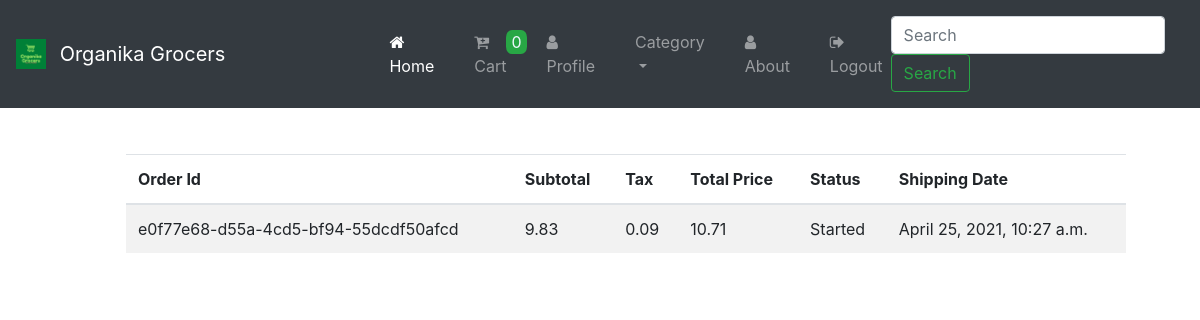
/showOrders (signed in), run on an earlier commit of the app's database.
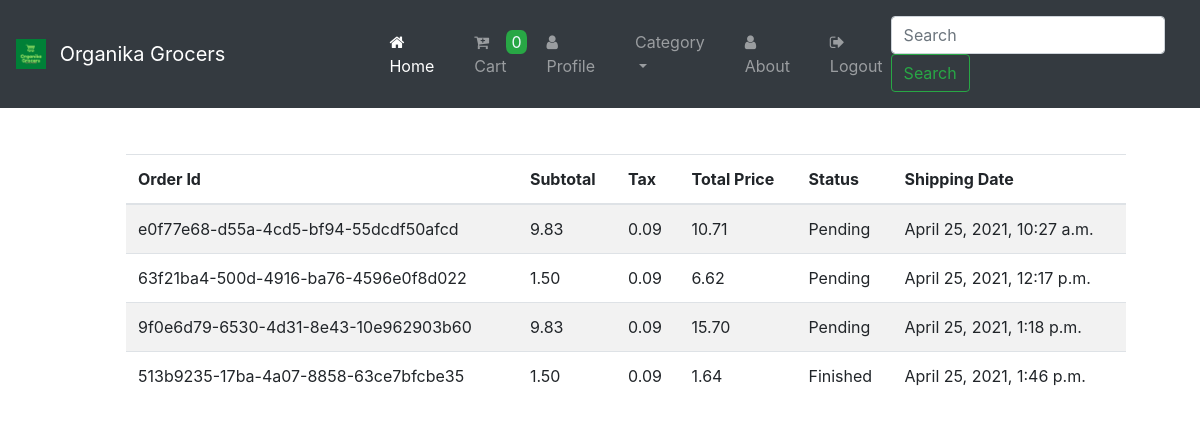
And on a later commit of the database.
### orders/models.py (models this page shows, shortened)
class Order(models.Model):
    user = models.ForeignKey(settings.AUTH_USER_MODEL, on_delete= models.CASCADE)# total price with tax
    subTotal = models.DecimalField(max_digits=1000, decimal_places=2, default=0.00) #  total price without tax
    taxTotal = models.DecimalField(max_digits=1000, decimal_places=2, default=0.09) #  tax price
    finalTotal = models.DecimalField(max_digits=1000, decimal_places=2, default=0.00) #  final total
    cart = models.ForeignKey(Cart, on_delete=models.CASCADE)
    order_id =  models.UUIDField(primary_key=True, default=uuid.uuid4, editable=False)
    status = models.CharField(max_length=120, choices=STATUS_CHOICES, default="Started")
    start_date  = models.DateTimeField(auto_now=False, auto_now_add=True)
    ordered_date = models.DateTimeField(auto_now=True, auto_now_add=False) #last day of updating the cart that means checkout date
    shipping_date = models.DateField(null = True, blank=True)
    shipping_price = models.DecimalField(max_digits=100, decimal_places=2, default= 0.00)

### orders/views.py (the view)
# urls.py: path('showOrders', showOrders , name='showOrders'),
def showOrders(request):
    order = Order.objects.filter(user=request.user)
    context = {'order': order,'empty': False }
    template = 'orders/orders.html'
    return render(request, template, context)

### ecommerce/templates/orders/orders.html (shortened to what this page needs)
{% extends 'html/nav.html' %} {% block content %} {% load static %}
<head>
    <link rel="stylesheet" href="{% static 'assests/cart.css' %}">
</head>
<body>
<div class="container">
    <div class="row">
        {% if empty == False %}
        <div>
            <div class="table-responsive">
                <table class="table table-striped">
                    <thead>
                    <tr>
                        <th scope="col">Order Id</th>
                        <th scope="col">Subtotal</th>
                        <th scope="col">Tax</th>
                        <th scope="col">Total Price</th>
                        <th scope="col">Status</th>
                        <th scope="col">Shipping Date</th>
                    </thead>
                    <tbody>
                    {% for item in order.all %}
                    <tr>
                        <td>{{ item.order_id }}</td>
                        <td>{{ item.subTotal }}</td>
                        <td>{{ item.taxTotal}}</td>
                        <td>{{ item.finalTotal}}</td>
                        <td>{{ item.status}}</td>
                        <td>{{ item.start_date}}</td>
                    </tr>
                    {% endfor %}
                    </tbody>
                </table>
            </div>
        </div>
    </div>
    {% else %}
    {% comment %} If the cart is none item {% endcomment %}
    <div class="empty-cart" style="margin-left: 100px">
        <h3>No orders yet</h3>
    </div>
    {% endif %}
</div>
</body>
{% endblock content %}

### ecommerce/templates/html/nav.html (shortened to what this page needs)
<!DOCTYPE html>
{% load static %}
<html>
<head>
    <link
            rel="stylesheet"
            href="https://maxcdn.bootstrapcdn.com/bootstrap/4.0.0/css/bootstrap.min.css"
    />
    <link
            rel="stylesheet"
            href="https://maxcdn.bootstrapcdn.com/bootstrap/4.0.0/css/bootstrap.min.css"
    />
    <link rel="stylesheet" href="https://cdnjs.cloudflare.com/ajax/libs/font-awesome/4.7.0/css/font-awesome.min.css">
    <link rel="stylesheet" href="{% static 'assests/nav.css' %}"/>
</head>
<body>
<nav class="navbar navbar-expand-lg navbar-dark bg-dark py-3">
    <a class="navbar-brand" href="#"><img id="brand" src="{% static 'images/logo1.png' %}" width="30" height="30"
                                          class="d-inline-block align-top mr-2" alt=""/>
        Organika Grocers</a>
    <div class="collapse navbar-collapse" id="navbarSupportedContent">
        <ul class="navbar-nav mr-auto">
            <li class="nav-item active" style="margin-left: 140px">
                <a class="nav-link" href="{% url 'homeMain' %}"><i class="fa fa-home mr-1"></i>Home </a>
            </li>
            {% if not user.is_authenticated %}
                <li class="nav-item ml-4">
                    <a class="nav-link" href="{% url 'register' %}"><i class="fa fa-shopping-cart mr-1"></i>Register</a>
                </li>
                <li class="nav-item ml-4">
                    <a class="nav-link" href="{% url 'signin' %}"><i class="fa fa-user mr-1"></i>Sign in</a>
                </li>
            {% else %}
                <li class="nav-item ml-4">
                    <a class="nav-link" href="{% url 'cart' %}">
                        <div class="cart-btn">
                        <span class="nav-icon">
                            <i class="fa fa-cart-plus"></i>
                          Cart</span>
                            <span class="cart-items">{% if not request.session.key %}0{% else %}{{ request.session.key }}{% endif %}</span>
                        </div>
                    </a>
                </li>
                <li class="nav-item ml-4">
                    <a class="nav-link" href="{% url 'profile' %}"><i class="fa fa-user mr-1"></i>Profile</a>
                </li>
            {% endif %}
            <li class="nav-item ml-4">
                <div class="dropdown">
                    <a class="nav-link dropdown-toggle" href="#" role="button" id="dropdownMenuLink"
                       data-toggle="dropdown" aria-haspopup="true" aria-expanded="false">
                        Category
                    </a>
                    </div>
            </li>
            <li class="nav-item ml-4">
                <a class="nav-link" href="{% url 'about' %}"><i class="fa fa-user mr-1"></i>About</a>
            </li>
            {% if user.is_authenticated %}
            <li class="nav-item ml-4">
                <a class="nav-link" href="{% url 'logout' %}"><i class="fa fa-sign-out"></i>Logout</a>
            </li>
            {% endif %}
        </ul>
        <form class="form-inline my-2 my-lg-0" action='/s/'>
            <input class="form-control mr-sm-2" type="search" placeholder="Search" aria-label="Search" name='search'>
            <button class="btn btn-outline-success my-1 my-sm-0" style="width: auto" type="submit">Search</button>
        </form>
    </div>
</nav>
<br>
<div class="container">{% block content %} {% endblock content %}</div>
</body>
</html>

### static/assests/nav.css (style rules this page uses)
.nav-link .cart-btn { position: relative; cursor: pointer; }
.nav-link .cart-items { position: absolute; top: 0px; background: #28a745; padding: 0 5px; border-radius: 30%; color: aliceblue; }

### static/assests/cart.css (style rules this page uses)
@media only screen and (min-width: 1200px) { * { padding: 0; margin: 0; position: relative; box-sizing: border-box; } }
@media only screen and (min-width: 1200px) { .container { padding: 1% 5%; } }
@media only screen and (min-width: 1200px) { .container table { width: 1000px; margin-left: auto; margin-right: auto; } }

What changed in the data, as far as the page shows it:
changed Order "e0f77e68-d55a-4cd5-bf94-55dcdf50afcd": status "Started" → "Pending"
added Order: order_id "63f21ba4-500d-4916-ba76-4596e0f8d022", subTotal "1.50", taxTotal "0.09", finalTotal "6.62", status "Pending", start_date "April 25, 2021, 12:17 p.m."
added Order: order_id "9f0e6d79-6530-4d31-8e43-10e962903b60", subTotal "9.83", taxTotal "0.09", finalTotal "15.70", status "Pending", start_date "April 25, 2021, 1:18 p.m."
added Order: order_id "513b9235-17ba-4a07-8858-63ce7bfcbe35", subTotal "1.50", taxTotal "0.09", finalTotal "1.64", status "Finished", start_date "April 25, 2021, 1:46 p.m."
